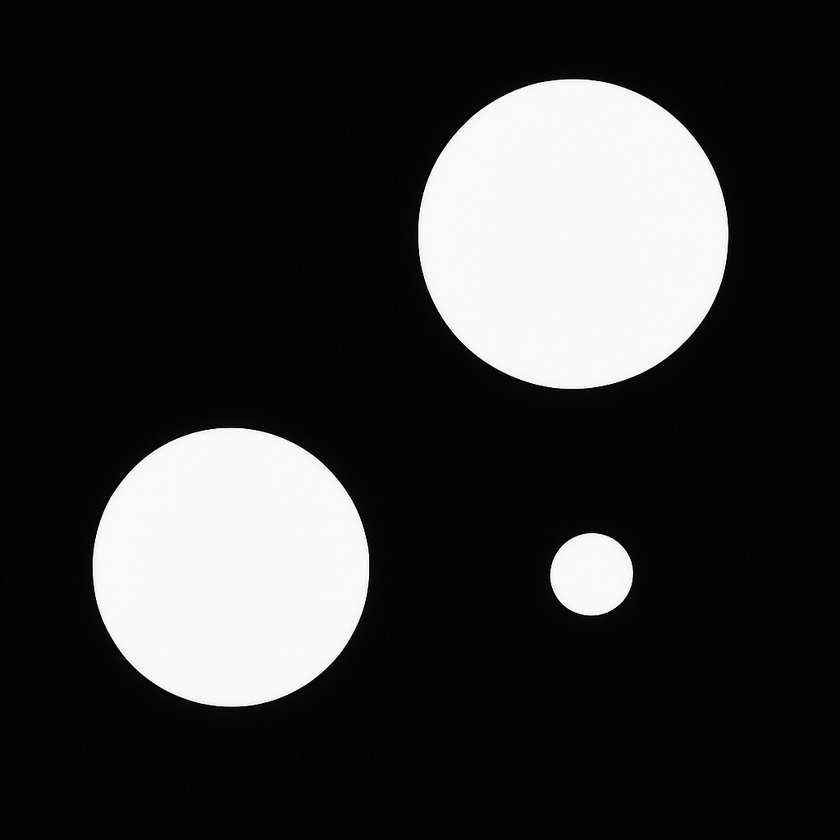
#> input picture Assets/blob-detection.png, 840 x 840 px, shrunk from 1024 x 1024 before the run, found by its file name
$ python blob_detection.py
#> lines starting #> are read from the running program, lines starting #| are printed output that depends on the picture; after the words box and inside, x2 and y2 are one past the last pixel; in counts of white or black regions, pixels touching at a corner belong together
from concurrent.futures import thread
import cv2 as cv
from networkx import center, radius
import numpy as np
import matplotlib.pyplot as plt

# load image
img = cv.imread('Assets/blob-detection.png')
#> img is the input picture: shape (840, 840, 3); mean B, G, R 53.1, 53, 53

if img is None :
  print('Image not found')
else :
  # convert to gray scale image
  gray = cv.cvtColor(img,cv.COLOR_BGR2GRAY)

  # apply gaussian blur
  blurred = cv.GaussianBlur(gray,(7,7),2)

  # apply laplacian filter
  laplacian = cv.Laplacian(blurred,cv.CV_64F)
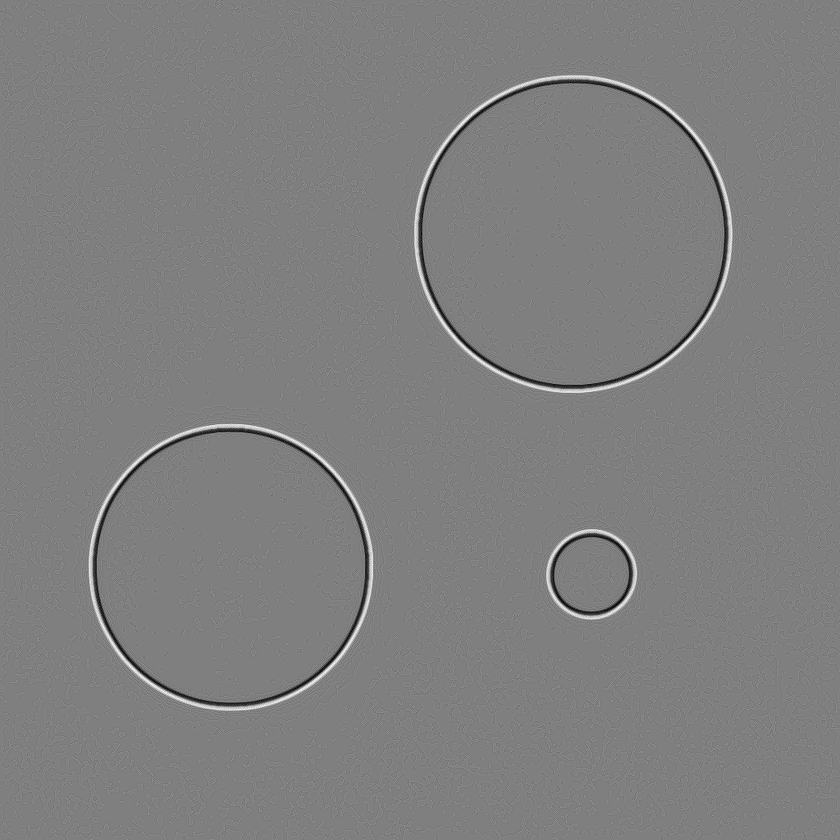
#> laplacian: shape (840, 840) float64; min -21, max 21, mean 0; drawn with min black and max white
  laplacian = np.absolute(laplacian)
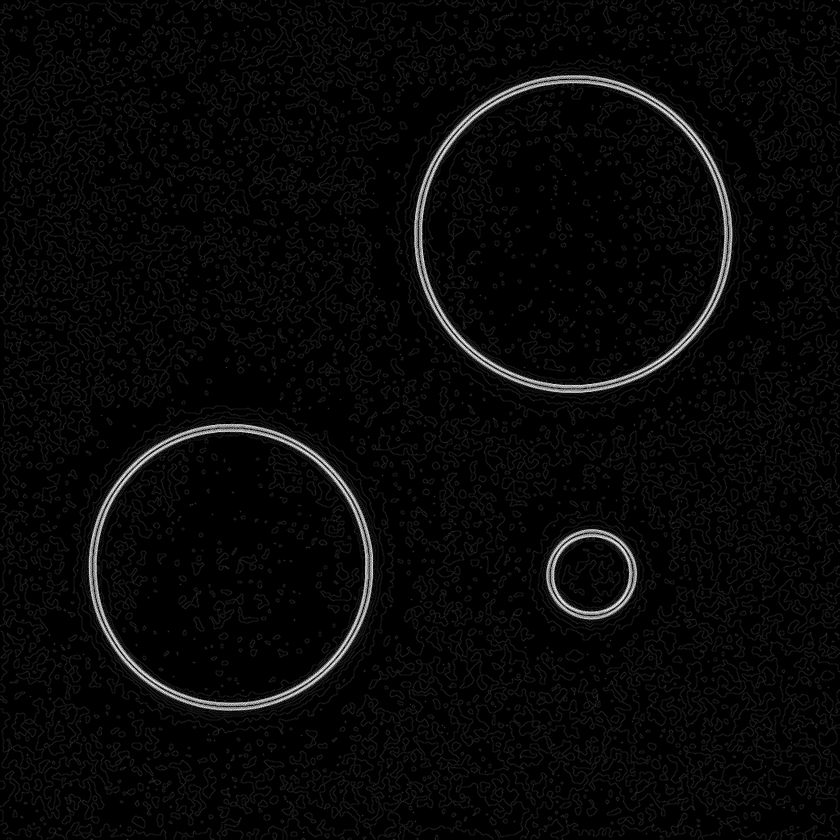
#> laplacian: shape (840, 840) float64; min 0, max 21, mean 0.7; drawn with min black and max white
  laplacian = np.uint8(laplacian)

  # threshold to get string blob
  ret,threshold = cv.threshold(laplacian,10,255,cv.THRESH_BINARY)
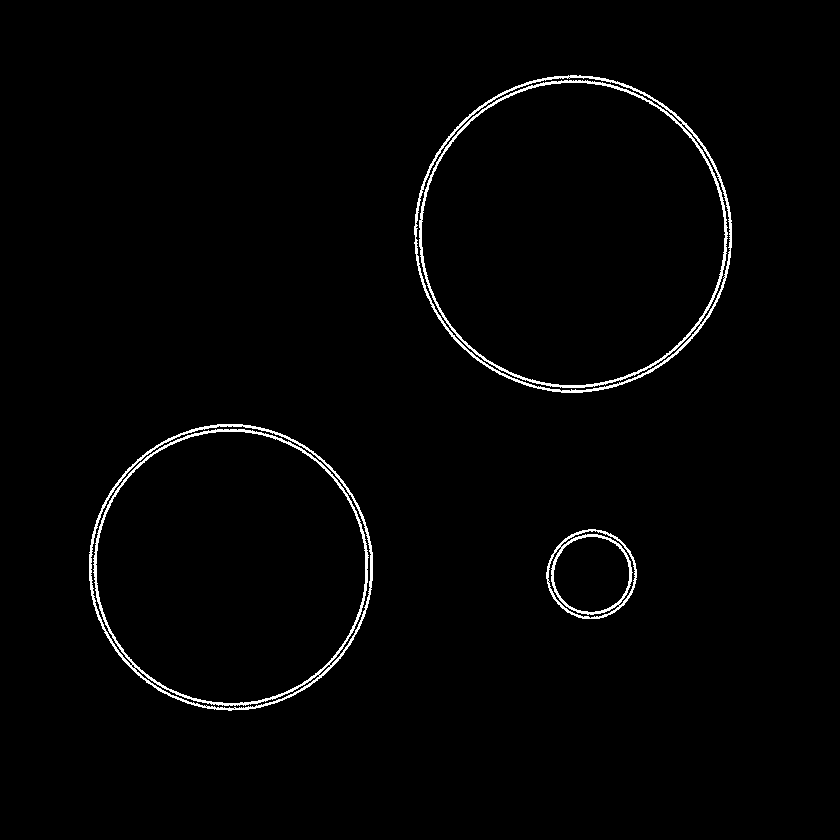
#> threshold: shape (840, 840); 1.6% white in thin lines or dots, all inside (x1, y1, x2, y2) = (89, 75, 732, 711)

  # find countours - outline possible blob
  contours, _ = cv.findContours(threshold,cv.RETR_EXTERNAL, cv.CHAIN_APPROX_SIMPLE)
#> contours = 3 contours; box (x1, y1, x2, y2) and area: (414, 75, 732, 393) 78608, (89, 424, 373, 711) 63390, (546, 529, 637, 619) 6198


  # draw circle arround detected blob
  blob = 0
  for cnt in contours :
    (x,y), radius = cv.minEnclosingCircle(cnt)
    if radius > 5 : # filter out noise
      center = (int(x),int(y))
      cv.circle(img,center,int(radius),(0,0,255),2)
      blob +=1
#> this loop made 3 passes
#> (x, y, radius, center) on passes 1 to 3: (591.1, 573.8, 45.25, (591, 573)), (231, 566.7, 143.4, (230, 566)), (572.8, 234, 159.2, (572, 233))
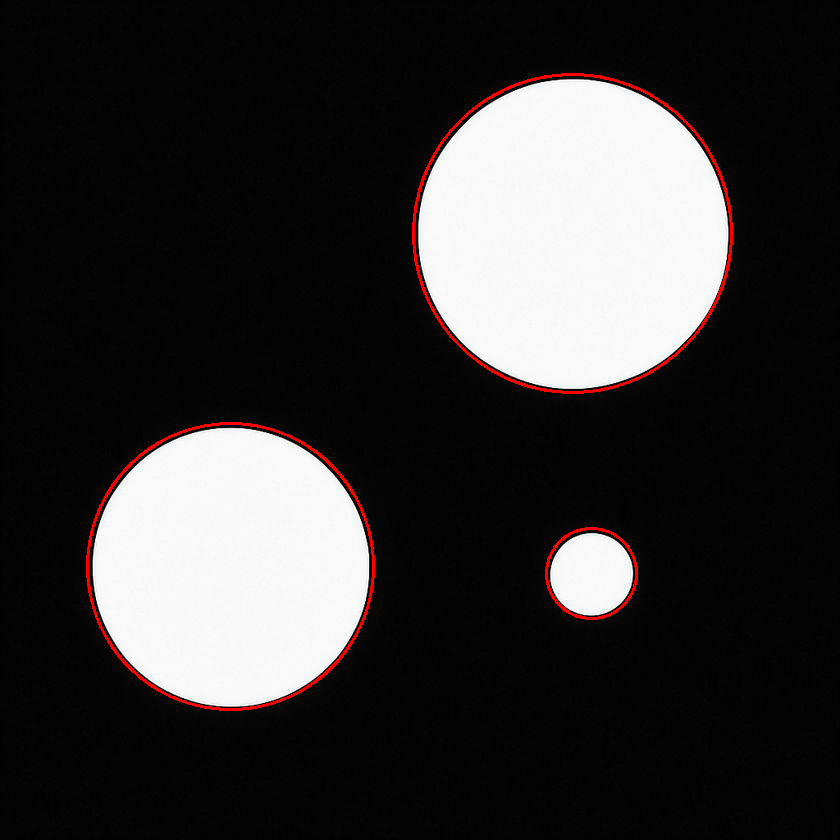
#> img: shape (840, 840, 3); 0.92% of pixels changed, all inside (x1, y1, x2, y2) = (86, 73, 733, 711)
#> after the loop, blob = 3
  # Show results using OpenCV windows
  cv.imshow('Original', gray)
  cv.imshow('Threshold', threshold)
  cv.imshow('Detected Blobs', img)

  print(f"Number of blobs detected: {blob}")
#| Number of blobs detected: 3
  print("Press any key to close windows")
  cv.waitKey(0)
  cv.destroyAllWindows()

$ run again, with Assets/harris_corner.png copied over Assets/blob-detection.png
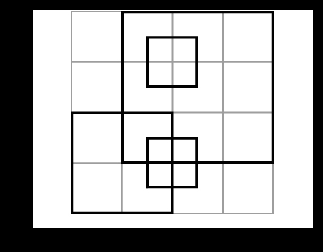
#> input picture Assets/harris_corner.png, 323 x 252 px, found by its file name
#> img is the input picture: shape (252, 323, 3); min 0, max 255, mean 178.2
#> `ret,threshold = cv.threshold(laplacian,10,255,cv.THRESH_BINARY)`:
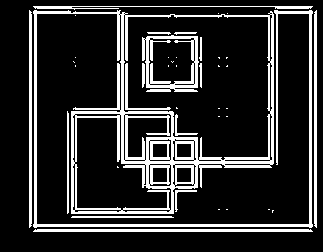
#> threshold: shape (252, 323); 17.4% white; 41 white regions (25 under 20 px)
#> contours = 18 contours, 10 with area under 20; largest, box (x1, y1, x2, y2) and area: (33, 10, 313, 228) 33076, (33, 229, 313, 232) 552, (314, 10, 317, 228) 428, (29, 10, 32, 228) 428, (33, 6, 313, 10) 146, (71, 216, 174, 218) 100, (67, 111, 69, 214) 100, (175, 190, 197, 212) 43
#> the loop `for cnt in contours :` made 18 passes
#> (x, y, radius, center) on passes 1, 7, 15, 16, 17, 18: (172.5, 231, 139.5, (172, 231)), (185.5, 200.5, 14.85, (185, 200)), (316, 118.5, 108.5, (316, 118)), (172.5, 118.5, 176.1, (172, 118)), (29, 118.5, 108.5, (29, 118)), (172.5, 6, 139.5, (172, 6))
#> after the loop `for cnt in contours :`:
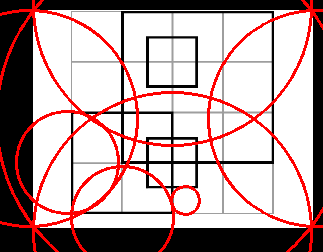
#> img: shape (252, 323, 3); 9.04% of pixels changed, all inside (x1, y1, x2, y2) = (0, 0, 323, 252)
#> after the loop `for cnt in contours :`: blob = 8
#| Number of blobs detected: 8
